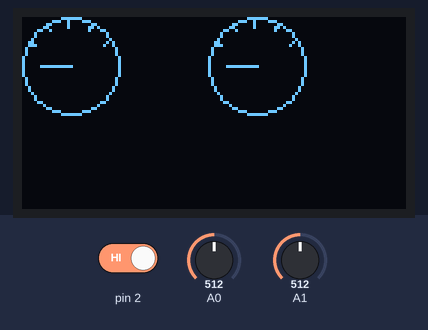
A sketch run on a simulated Arduino Uno, built with avr-gcc and run on an emulated ATmega328P. Parts: 128×64 one-colour display. The inputs (shaded band) are chosen by the test bench; at power-on: pin 2 HIGH, A0 = 512, A1 = 512.

Above: at 1.2 s.
1.3 s: pin 2 driven LOW
At 2.1 s:
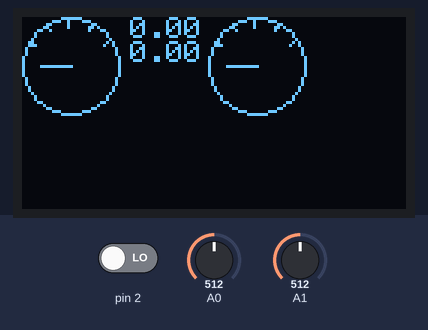
2.9 s: A0 set to 716
At 4.2 s:
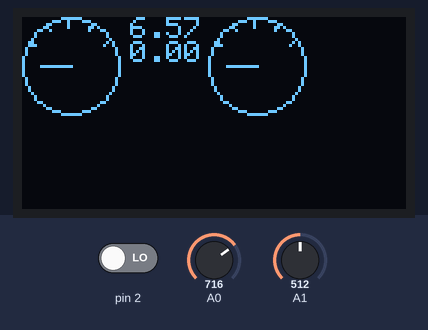
4.5 s: A1 set to 716
At 5.1 s:
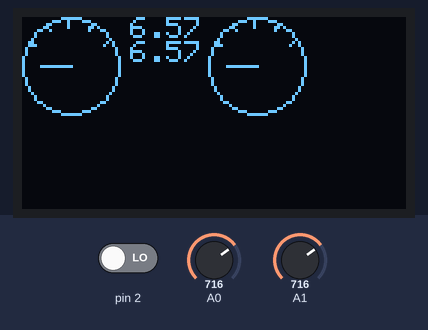
6.1 s: A0 set to 900
At 7.2 s:
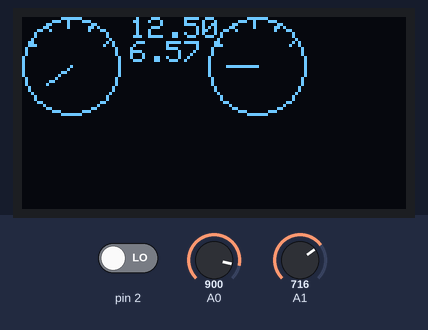
7.7 s: A1 set to 900
At 8.6 s:
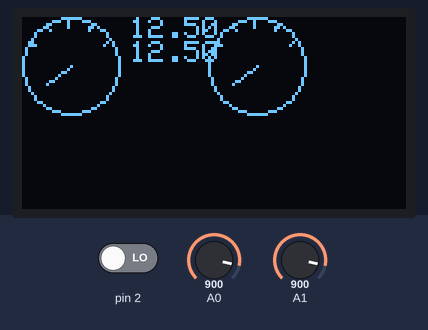
9.3 s: A0 set to 1023
At 10.6 s:
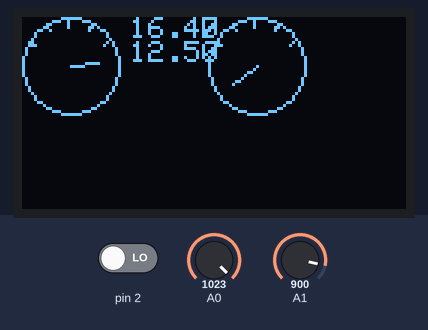
Timing chart, 0 to 11.9 s (numbered marks = the images above; inputs shaded):
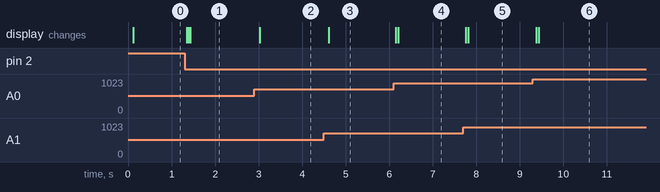

Measured:
- after the input at 1.3 s, the display: first changes after 0.05 s (image 1 shows a later state)
- after the input at 2.9 s, the display: changes after 0.13 s (image 2)
- after the input at 4.5 s, the display: changes after 0.12 s (image 3)
- after the input at 6.1 s, the display: first changes after 0.05 s (image 4 shows a later state)
- after the input at 7.7 s, the display: first changes after 0.06 s (image 5 shows a later state)
- after the input at 9.3 s, the display: first changes after 0.08 s (image 6 shows a later state)

The sketch:

HAPPY_long_analogmeter.ino
```cpp
/// Happy amplifier firmware
/// input:A0 and A1
/// Dec. 2016 kodera2t
/// waveform display mode added

#include <SPI.h>
#include <Wire.h>
#include <Adafruit_GFX.h>
#include <Adafruit_SSD1306.h>

#define OLED_RESET 7
Adafruit_SSD1306 display(OLED_RESET);

int mode,modeflag,oldxval,oldyval;
unsigned long ct;
  int xpos,ypos;
  int cn1,averagenum;

void setup()   {

  attachInterrupt(0,mode_setting,CHANGE);
  pinMode(2, INPUT);
  // by default, we'll generate the high voltage from the 3.3v line internally! (neat!)
  display.begin(SSD1306_SWITCHCAPVCC, 0x3C);
  // init done
  ////////////////////////////////////
//  display.clearDisplay();
  display.setRotation(0);
  display.clearDisplay();
  display.setTextSize(1);
//////draw axis and tics///////
  display.drawCircle(16,16,16,WHITE);
  for(int j=30;j<180;j=j+30){
    for(int i=13;i<16;i++){
    xpos=16-i*cos(j*3.1415/180);
    ypos=16-i*sin(j*3.1415/180);
    display.drawPixel(xpos,ypos,WHITE);
    }
  }
    display.drawCircle(78,16,16,WHITE);
  for(int j=30;j<180;j=j+30){
    for(int i=13;i<16;i++){
    xpos=78-i*cos(j*3.1415/180);
    ypos=16-i*sin(j*3.1415/180);
    display.drawPixel(xpos,ypos,WHITE);
    }
  }
////////////////////////////////
  display.display();
  mode=0;
  averagenum=100;
}


void loop() {
  float readvalue1,readvalue2;
  double left,right;
  float voltage;
  left=0;
  right=0;
  for(int i=0;i<averagenum;i++){
  if(mode !=3){
  readvalue1=abs((analogRead(A0)-512)*10);
  readvalue2=abs((analogRead(A1)-512)*10);
  }else{
  readvalue1=((analogRead(A0)-512)*10)/10;
  readvalue2=((analogRead(A1)-512)*10)/10;
  }
  voltage=3.3*readvalue1/1024.0;
  left=left+readvalue1;
  right=right+readvalue2;
  }
  readvalue1=left/averagenum;
  readvalue2=right/averagenum;
  switch(mode){
  case 0:
  averagenum=130;
  drawaxis();
  drawneedle(readvalue1,readvalue2);
    eraseneedle(readvalue1,readvalue2);
  break;
  case 1:
  averagenum=100;
  drawaxis();
  drawneedle(readvalue1,readvalue2);
    eraseneedle(readvalue1,readvalue2);
  showvalue(readvalue1,readvalue2);
  break;
  case 2:
  averagenum=300;
  showbar(readvalue1,readvalue2);
  break;
  case 3:
  averagenum=1;
  plotgrh(readvalue1, readvalue2);
  break;
  }
}

void drawaxis(){
  int xpos,ypos;
  if(modeflag==1){
      //testscrolltext();
  // Clear the buffer.
  display.clearDisplay();
//  display.setTextSize(1);
//  display.setTextColor(WHITE);
//  display.setCursor(32,32);
  display.setTextSize(1);
//////draw axis and tics///////
  display.drawCircle(16,16,16,WHITE);
  for(int j=30;j<180;j=j+30){
    for(int i=13;i<16;i++){
    xpos=16-i*cos(j*3.1415/180);
    ypos=16-i*sin(j*3.1415/180);
    display.drawPixel(xpos,ypos,WHITE);
    }
  }
    display.drawCircle(78,16,16,WHITE);
  for(int j=30;j<180;j=j+30){
    for(int i=13;i<16;i++){
    xpos=78-i*cos(j*3.1415/180);
    ypos=16-i*sin(j*3.1415/180);
    display.drawPixel(xpos,ypos,WHITE);
    }
  }
////////////////////////////////
  display.display();

    modeflag=0;
  }


}

void drawneedle(int i,int j){
  int xpos2,ypos2;

  xpos2=16-10*cos(i/1024.0*3.1415);
  ypos2=16-10*sin(i/1024.0*3.1415);
  display.drawLine(xpos2,ypos2,16,16,WHITE);
  xpos2=78-10*cos(j/1024.0*3.1415);
  ypos2=16-10*sin(j/1024.0*3.1415);
  display.drawLine(xpos2,ypos2,78,16,WHITE);
  display.display();
}

void eraseneedle(int i,int j){
  int xpos3,ypos3;

  xpos3=16-10*cos(i/1024.0*3.1415);
  ypos3=16-10*sin(i/1024.0*3.1415);
  display.drawLine(xpos3,ypos3,16,16,BLACK);
  xpos3=78-10*cos(j/1024.0*3.1415);
  ypos3=16-10*sin(j/1024.0*3.1415);
  display.drawLine(xpos3,ypos3,78,16,BLACK);
//  display.display();
}

void showvalue(int i,int j){
    float voltage=abs(3.3*i/1024.0);
      display.fillRect(36,0,24,8,BLACK);
    display.setTextColor(WHITE);
    display.setCursor(36,0);
    display.print(voltage);
    voltage=abs(3.3*j/1024.0);
    display.fillRect(36,8,24,8,BLACK);
    display.setTextColor(WHITE);
    display.setCursor(36,8);
    display.print(voltage);
    //display.print("V");
}

void showbar(int i,int j){
  i=abs(i);
  j=abs(j);
  if(modeflag==1){
    display.clearDisplay();
    modeflag=0;
  }
int xval,yval;
  xval=i*96/512;
  yval=j*96/512;
 display.fillRect(0,0,oldxval,8,BLACK);
 display.fillRect(0,8,oldyval,8,BLACK);
 // display.clearDisplay();
  display.fillRect(0,0,xval,8,WHITE);
  display.fillRect(0,8,yval,8,WHITE);
  display.display();
  oldxval=xval;
  oldyval=yval;

}


void mode_setting(){
  int sw,k,pt;
  ct=millis();
  sw=digitalRead(2);
if(sw==LOW && (ct-pt)>100){
modeflag=1;
mode=mode+1;
}
  if(mode>3){
    mode=0;
  }
}

void plotgrh(int i, int j){

  if(modeflag==1){
    display.clearDisplay();
    display.display();
    cn1=0;
    modeflag=0;
  }
//  left[cn1]=i;
//  right[cn1]=j;
  cn1=cn1+1;
//       display.clearDisplay();
//      display.setCursor(0,0);
//    display.print(left[10]);
//    display.setCursor(0,8);
//    display.print(right[10]);
//    display.display();

//  if(cn1==44){
//    for(int k=0;k<45;k++){
////     display.clearDisplay();
//     display.drawPixel(k,8+left[k]/30,WHITE);
//     display.drawPixel(k+48,8+right[k]/30,WHITE);
//     display.display();
//    }
//
////    display.setCursor(0,0);
////    display.print(left[22]);
////    display.setCursor(0,16);
////    display.print(right[22]);
////    display.display();
//  cn1=0;
//  display.fillRect(0,0,96,16,BLACK);
//  }

  display.drawPixel(cn1,8+i/30,WHITE);
  display.drawPixel(cn1+48,8+j/30,WHITE);
  //display.display();

  if(cn1==44){
    display.display();
    cn1=0;
    display.fillRect(0,0,96,16,BLACK);
  }

}
```
